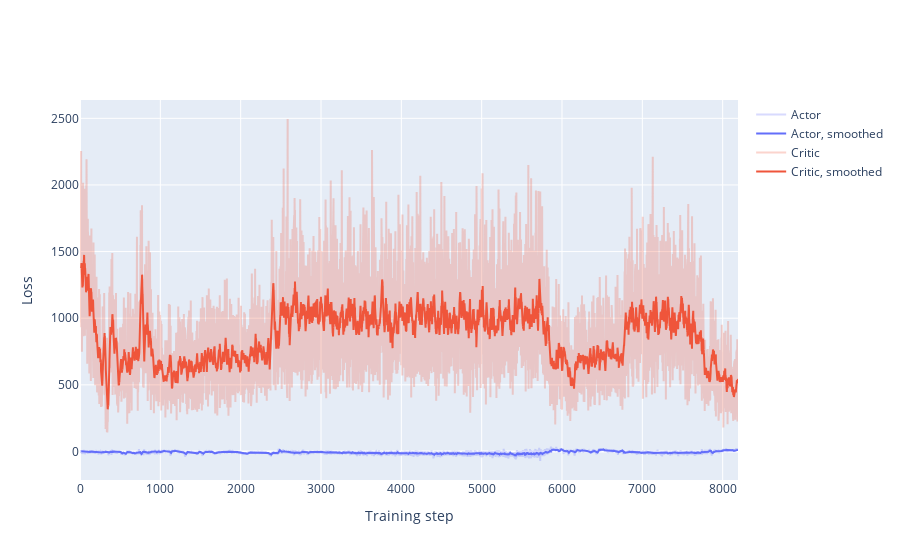

Source (notebook cell):
### Code cell
training_plot(train_results)

### Figure 1 — Plotly figure (JSON) as saved in the notebook; plotly's stock layout.template omitted (floating-point values rounded to 4 significant figures; data arrays with more than 128 entries replaced by an {"elided": "..."} marker saying what was removed)
{"data": [{"marker": {"color": "#636EFA"}, "name": "Actor", "opacity": 0.25, "type": "scatter", "y": {"elided": "8192 float values"}}, {"marker": {"color": "#636EFA"}, "name": "Actor, smoothed", "type": "scatter", "y": {"elided": "8192 float values"}}, {"marker": {"color": "#EF553B"}, "name": "Critic", "opacity": 0.25, "type": "scatter", "y": {"elided": "8192 float values"}}, {"marker": {"color": "#EF553B"}, "name": "Critic, smoothed", "type": "scatter", "y": {"elided": "8192 float values"}}], "layout": {"xaxis": {"title": {"text": "Training step"}}, "yaxis": {"title": {"text": "Loss"}}}}
